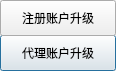
<?xml version="1.0" encoding="UTF-8"?>
<ui version="4.0">
 <class>ChooseUpgradeDialog</class>
 <widget class="QDialog" name="ChooseUpgradeDialog">
  <property name="geometry">
   <rect>
    <x>0</x>
    <y>0</y>
    <width>116</width>
    <height>71</height>
   </rect>
  </property>
  <property name="font">
   <font>
    <family>微软雅黑</family>
   </font>
  </property>
  <property name="windowTitle">
   <string>Dialog</string>
  </property>
  <widget class="QPushButton" name="applyDelegateBtn">
   <property name="geometry">
    <rect>
     <x>0</x>
     <y>35</y>
     <width>116</width>
     <height>36</height>
    </rect>
   </property>
   <property name="text">
    <string>代理账户升级</string>
   </property>
  </widget>
  <widget class="QPushButton" name="upgradeBtn">
   <property name="geometry">
    <rect>
     <x>0</x>
     <y>0</y>
     <width>116</width>
     <height>36</height>
    </rect>
   </property>
   <property name="text">
    <string>注册账户升级</string>
   </property>
  </widget>
 </widget>
 <resources/>
 <connections/>
</ui>
